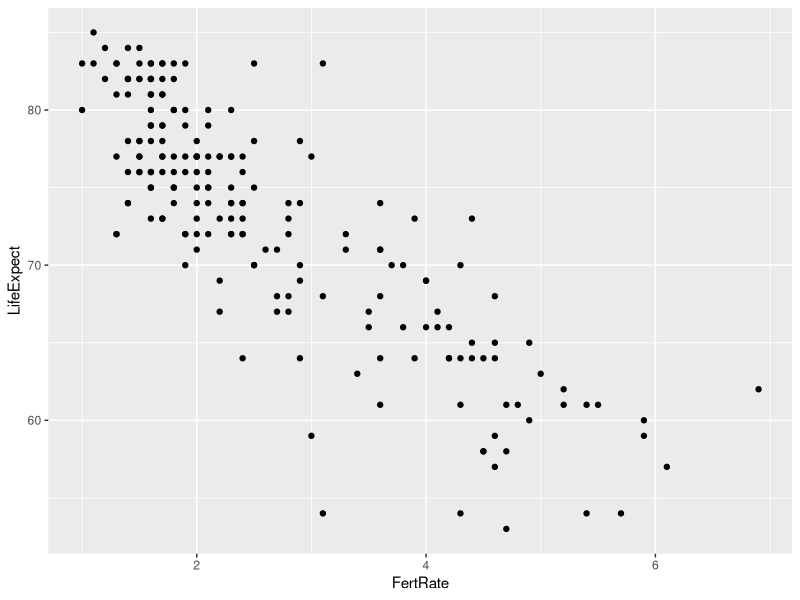
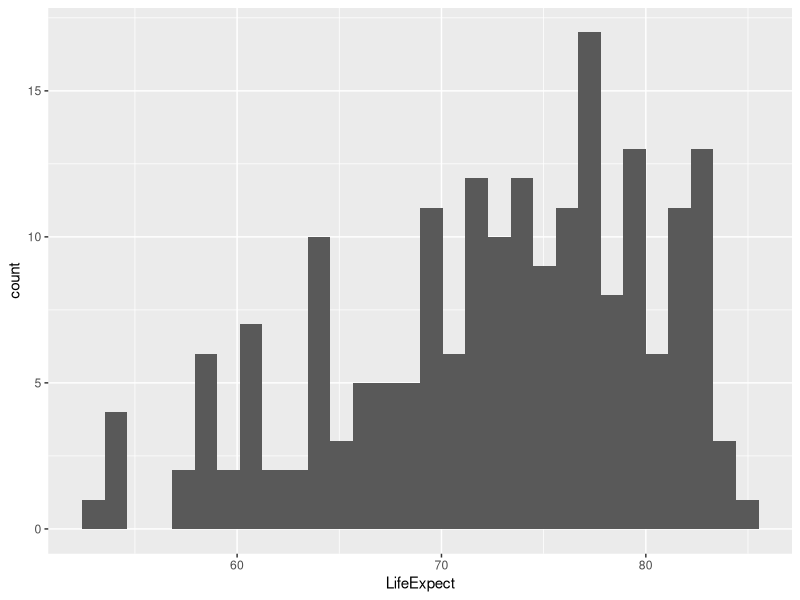
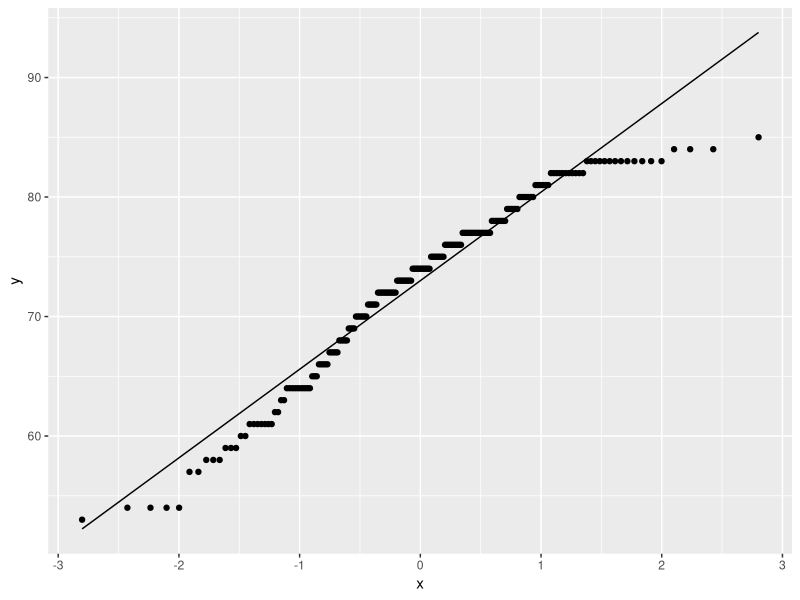

Here is the R script that generated these plots, in order:
## ---- chunk 1
###########################
# DEFAULT SETTINGS  -- do not delete any of the code inside this chunk! 
###########################

knitr::opts_chunk$set(message = FALSE) # include this if you don't want markdown to knit messages
knitr::opts_chunk$set(warning = FALSE) # include this if you don't want markdown to knit warnings
knitr::opts_chunk$set(echo=TRUE) # set echo=FALSE to hide code from html output

###########################
# LIBRARIES
###########################

library(tidyverse)
data <- read_csv("global_wealth_and_health.csv")
data2 <- data  %>% filter(!is.na(Value)) %>% 
               filter(Time=="2018") %>% 
               select(-c('Flag Codes', Flags, LOCATION, TIME, Time, DEMO_IND)) 
data3 <- pivot_wider(data2, id_cols=Country, names_from = Indicator, values_from = Value)
data4 <- data3[,-c(4,9,13)] 
colnames(data4) = c("Country", "FertRate", "LifeExpect", "MortRate", 
        "HIVPrev", "RuralPop", "GDP", "TotalExpenditure", "TotalPop", "SrPop", 
        "YoungPop", "PovertyCount")
global_wealth_and_health <- data4 
## ---- chunk 2
head(global_wealth_and_health)
## ---- chunk 3
global_wealth_and_health %>% ggplot(aes(x=FertRate, y=LifeExpect)) + geom_point()
## ---- chunk 4
global_wealth_and_health %>% select(FertRate, LifeExpect) %>% cor(use="complete.obs")
## ---- chunk 5
global_wealth_and_health %>% ggplot(aes(x=LifeExpect)) + geom_histogram(bins=30)
## ---- chunk 6
## The problem with the old code was that it confused how data objects and vectors of data are used within the tidyverse. The code below works and in fewer lines! 
#summary_stats <- global_wealth_and_health %>% summarise(data_mean = ?(LifeExpect), data_var = ?(LifeExpect), data_sd = ?(LifeExpect))
#summary_stats
## ---- chunk 7
## Note that the $ allows us to extract a particular number (or vector) from a data object (AKA a tibble or data frame) with named columns 
#lower_bound <- summary_stats$data_mean - summary_stats$data_sd
#upper_bound <-summary_stats$data_mean + summary_stats$data_sd
#global_wealth_and_health %>% filter((LifeExpect<=upper_bound)&(LifeExpect>=lower_bound)) %>% count 
#global_wealth_and_health %>% select(LifeExpect) %>% count
## ---- chunk 8
#lower_bound <- ?
#upper_bound <- ?
#global_wealth_and_health %>% filter((LifeExpect<=upper_bound)&(LifeExpect>=lower_bound)) %>% count 
## ---- chunk 9
global_wealth_and_health %>% ggplot(aes(sample=LifeExpect)) + stat_qq() + stat_qq_line()
## ---- chunk 10
global_wealth_and_health2 <- global_wealth_and_health %>% mutate(LifeExpectStand = scale(LifeExpect))
## ---- chunk 11
#global_wealth_and_health2 %>% ggplot(aes(sample=?)) + stat_qq() + stat_qq_line()
